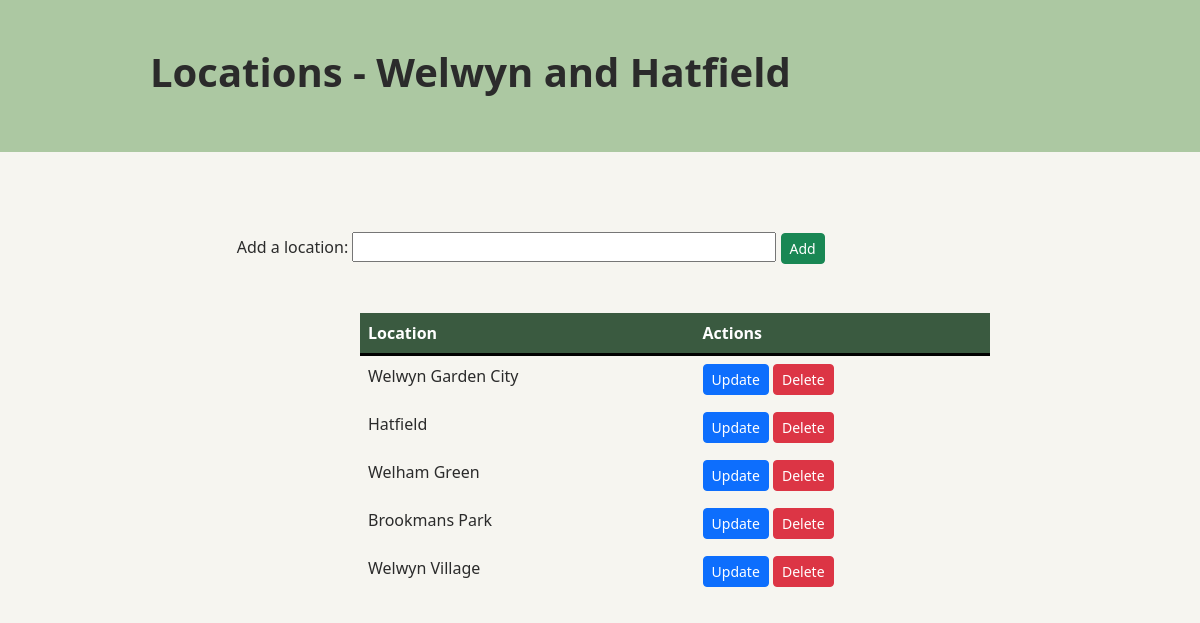
The app's page /CultureConnect/01EditLocations.php (signed in) with its own data.
### tables this page shows
CREATE TABLE `council` (
  `councilIdPk` int(13) NOT NULL,
  `councilName` varchar(200) NOT NULL,
  `councilContact` varchar(200) DEFAULT NULL,
  `councilLink` varchar(200) DEFAULT NULL
);

CREATE TABLE `location` (
  `locationIdPk` int(13) NOT NULL,
  `locationName` varchar(200) NOT NULL,
  `councilIdPk` int(13) NOT NULL
);

### CultureConnect/01EditLocations.php (the view, shortened to what this page needs)
<!DOCTYPE html>
<html lang="en">
<head>
    <link href="https://cdn.jsdelivr.net/npm/bootstrap@5.3.8/dist/css/bootstrap.min.css" rel="stylesheet">
    <link href="css/style.css" rel="stylesheet">
</head>
<body>
     <?php
        include ('include/config.php');
        $user_role = $_SESSION['role'];
        $role_id = $_SESSION['role_id'];
        $text = '';
        if ($user_role == '3') {
            $sql = "SELECT councilName FROM council WHERE councilIdPk = $role_id";
            $result = $connection->query($sql);
            $row = $result->fetch_assoc();
            $text = $row['councilName'];
        } else if ($user_role == '4') {
            $text = 'Admin';
        } else {
        throw new Exception("Unauthorized access attempt - Invalid role: " . $user_role);
    }
        echo "<section class = 'text-left py-5' style='background-color:#ACC8A2;'><h1 style='margin-left: 150px;'>Locations - " . $text . "</h1></section>"
    ?>
    <section class = "text-left py-5"style="margin-left: 150px;" >
        <div id="locations">
            <br>
            <form id="AddLoc" name="AddLoc" action="include/addLocation.php" method="post">
                <table class="table">
                    <tr>
                        <td>
                            <label for="addLocation">Add a location:</label>
                            <input type="text" id="addLocation" name="addLocation" required size="40%">
                            <input class="btn btn-success btn-sm" type="submit" value="Add" name="Add">
                        </td>
                    </tr>
                </table>
            </form>
            <br>
            <table class = "table" style="width: 60%;">
                    <?php
                        include 'include/config.php';
                        $role_id = $_SESSION['role_id'];
                        $user_role = $_SESSION['role'];
                        if ($user_role == 3) {
                            $sql = "SELECT * FROM location WHERE councilIdPk = $role_id";
                            $council_header = "<th style='display: none; '>Council</th>";
                        } else if ($user_role == 4) {
                            $sql = "SELECT locationIdPk, councilName, locationName FROM location l, council c WHERE c.councilIdPk = l.councilIdPk";
                            $council_header = "<th>Council</th>";
                        }
                        echo    "<thead style='border-bottom-width: 3px; border-bottom-color: black'>
                                    <tr>
                                        <th style='display: none; '>ID</th>"
                                        . $council_header .
                                        "<th>Location</th>
                                        <th>Actions</th>
                                    </tr>
                                </thead>
                                <tbody>";
                        $result = $connection->query($sql);
                        while($row = $result->fetch_assoc()){
                            if ($user_role == 3) {$council_display ="<td style='display: none; '>" . $row["councilIdPk"] . "</td>";} else {$council_display ="<td>" . $row["councilName"] . "</td>";}
                            echo    "<tr>
                                        <td style='display: none; '>" . $row["locationIdPk"] . "</td>"
                                        . $council_display .
                                        "<td>" . $row["locationName"] . "</td>
                                        <td>
                                            <button type='button' class='btn btn-primary btn-sm' data-bs-toggle='modal' data-bs-target='#updaterModal' data-value='$row[locationIdPk]'>Update</button>
                                            <a class='btn btn-danger btn-sm' href='include/deleteLocation.php?locationIdPk=$row[locationIdPk]'>Delete</a>
                                        </td>
                                    </tr>
                                </tbody> ";
                        }
                    ?>
            </table>
        </div>
    </section>
</body>
</html>

### CultureConnect/css/style.css (style rules this page uses)
:root { --primary: #3A5A40; --secondary: #ACC8A2; --light: #F6F5F0; --dark: #2B2B2B; }
body { background-color: var(--light); color: var(--dark); }
h1 { font-size: 2.5rem; font-weight: 700; }

### records on screen
council: councilName "Welwyn and Hatfield"
location: locationName "Welwyn Garden City", $row[locationIdPk] 1 (drawn)
location: locationName "Hatfield", $row[locationIdPk] 2 (drawn)
location: locationName "Welham Green", $row[locationIdPk] 3 (drawn)
location: locationName "Brookmans Park", $row[locationIdPk] 4 (drawn)
location: locationName "Welwyn Village", $row[locationIdPk] 18 (drawn)
